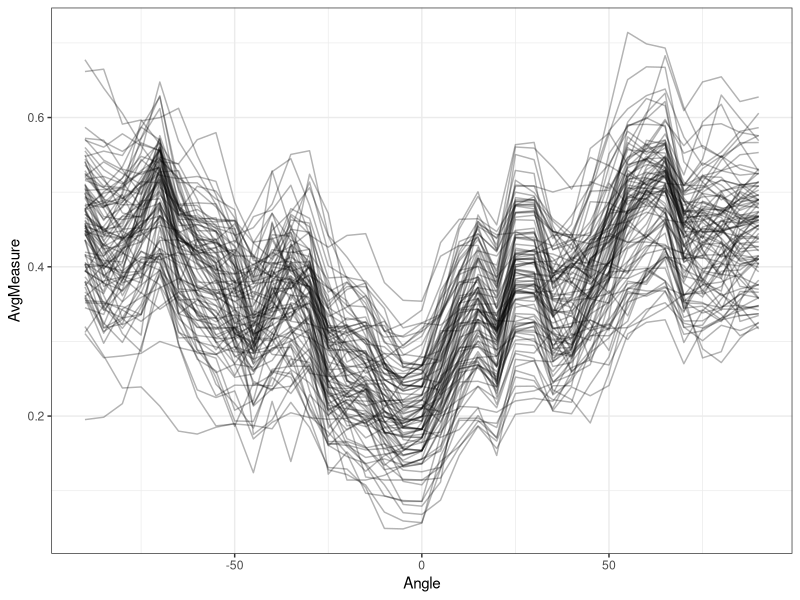

R code for this plot:
## ---- chunk 1
library(tidyverse)
d <- read_csv('clusterboot.csv')
knitr::kable(head(d), align='lll')
## ---- chunk 2
D <- d %>% nest(-ID)
head(D)
## ---- chunk 3
library(rsample)
set.seed(154234)

bs <- bootstraps(D, times = 10)
bs
## ---- chunk 4
as.tibble(bs$splits[[1]]) %>% arrange(ID) %>% head()
## ---- chunk 5
as.tibble(bs$splits[[1]]) %>% unnest() %>% 
  group_by(Angle) %>% summarize(AvgMeasure = mean(Measure))
## ---- chunk 6
library(purrr)
library(ggplot2)
bs <- bootstraps(D, times = 100)
bs_AvgMeasure <- map(bs$splits, ~as.tibble(.) %>% unnest %>% group_by(Angle) %>% 
                       summarize(AvgMeasure = mean(Measure))) %>% 
  bind_rows(.id = 'boots')
ggplot(bs_AvgMeasure, aes(Angle, AvgMeasure, group = boots))+
  geom_line(alpha= 0.3)+
  theme_bw()
